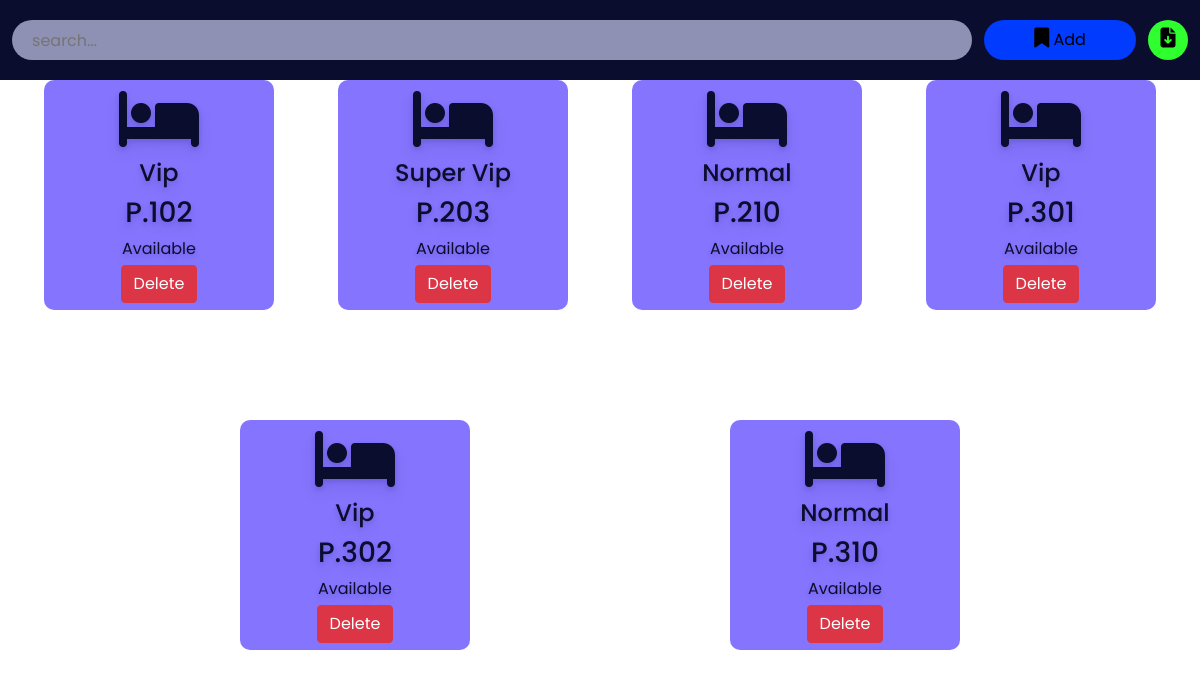
The app's page /admin/room/room.php with its own data.
### tables this page shows
CREATE TABLE `room` (
  `id` int(11) NOT NULL,
  `status` tinyint(1) NOT NULL,
  `roomnumber` int(11) NOT NULL,
  `floor` int(11) NOT NULL,
  `roomtype` int(11) NOT NULL
);

CREATE TABLE `roomtype` (
  `id` int(11) NOT NULL,
  `name` varchar(20) NOT NULL,
  `price` int(11) NOT NULL,
  `detail` varchar(255) NOT NULL
);

### admin/room/room.php (the view, shortened to what this page needs)
<?php
include '../../config.php';
?>
<!DOCTYPE html>
<html lang="en">
<head>
    <link rel="stylesheet" href="https://cdnjs.cloudflare.com/ajax/libs/font-awesome/6.2.0/css/all.min.css" />
    <link href="https://cdn.jsdelivr.net/npm/bootstrap@5.0.2/dist/css/bootstrap.min.css" rel="stylesheet">
    <link rel="stylesheet" href="room.css">
</head>
<body>
    <div class="searchsection">
        <input type="text" name="search_bar" id="search_bar" placeholder="search..." onkeyup="searchFun()">
        <button class="adduser" id="adduser" onclick="addroomopen()"><i class="fa-solid fa-bookmark"></i> Add</button>
        <form action="./exportdata.php" method="post">
            <button class="exportexcel" id="exportexcel" name="exportexcel" type="submit"><i class="fa-solid fa-file-arrow-down"></i></button>
        </form>
    </div>
    <div class="room">
        <?php
        $sql = "select room.id, room.status, room.roomnumber, room.floor, roomtype.name
        from room
        JOIN roomtype ON roomtype.id = room.roomtype
        order by room.roomnumber";
        $re = mysqli_query($conn, $sql);
        ?>
        <?php
        while ($row = mysqli_fetch_array($re)) {
            if ($row['status']) {
                echo "<div class='roombox roomboxsuperior'>
                <div class='text-center no-boder'>
                    <i class='fa-solid fa-bed fa-4x mb-2'></i>
                    <h4>" . $row['name'] . "</h4>
                    <h3>P." . $row['roomnumber'] . "</h3>
                    <div class='mb-1'>Available</div>
                    <a href='roomdelete.php?id=" . $row['id'] . "'><button class='btn btn-danger'>Delete</button></a>
                </div>
            </div>";
            }
        }
        ?>
    </div>
</body>
</html>

### admin/room/room.css (style rules this page uses)
:root { --bg-text-shadow: 0 2px 4px rgb(13 0 77 / 8%), 0 3px 6px rgb(13 0 77 / 8%), 0 8px 16px rgb(13 0 77 / 8%); --bg-box-shadow: 0px 0px 20px 6px rgba(26, 30, 164, 0.31); }
body { background-color: #ffff; }
* { margin: 0; padding: 0; font-family: 'Poppins', sans-serif; }
i { font-size: 20px; }
.searchsection { height: 80px; width: 100%; display: flex; justify-content: space-evenly; align-items: center; background-color: #0a0d2d; position: fixed; z-index: 500; }
#search_bar { height: 40px; width: 80%; border: none; background-color: rgba(195, 198, 233, 0.714); padding-left: 20px; border-radius: 30px; }
#adduser { height: 40px; background-color: rgb(0, 59, 254); border: none; border-radius: 30px; padding: 0 50px; }
.exportexcel { height: 40px; width: 40px; background-color: rgb(47, 255, 47); border: none; border-radius: 50%; }
a { color: black; }
.room { display: flex; position: relative; top: 60px; height: 85vh; overflow-y: scroll; justify-content: space-evenly; flex-wrap: wrap; }
.roombox { height: 230px; width: 230px; margin: 20px; display: flex; flex-direction: column; justify-content: center; color: #0a0d2d; text-shadow: var(--bg-text-shadow); border-radius: 10px; }
.roomboxsuperior { background-color:#2407fc8e; }

### records on screen
room: roomtype.name "Vip", roomnumber "102"
room: roomtype.name "Super Vip", roomnumber "203"
room: roomtype.name "Normal", roomnumber "210"
room: roomtype.name "Vip", roomnumber "301"
room: roomtype.name "Vip", roomnumber "302"
room: roomtype.name "Normal", roomnumber "310"
